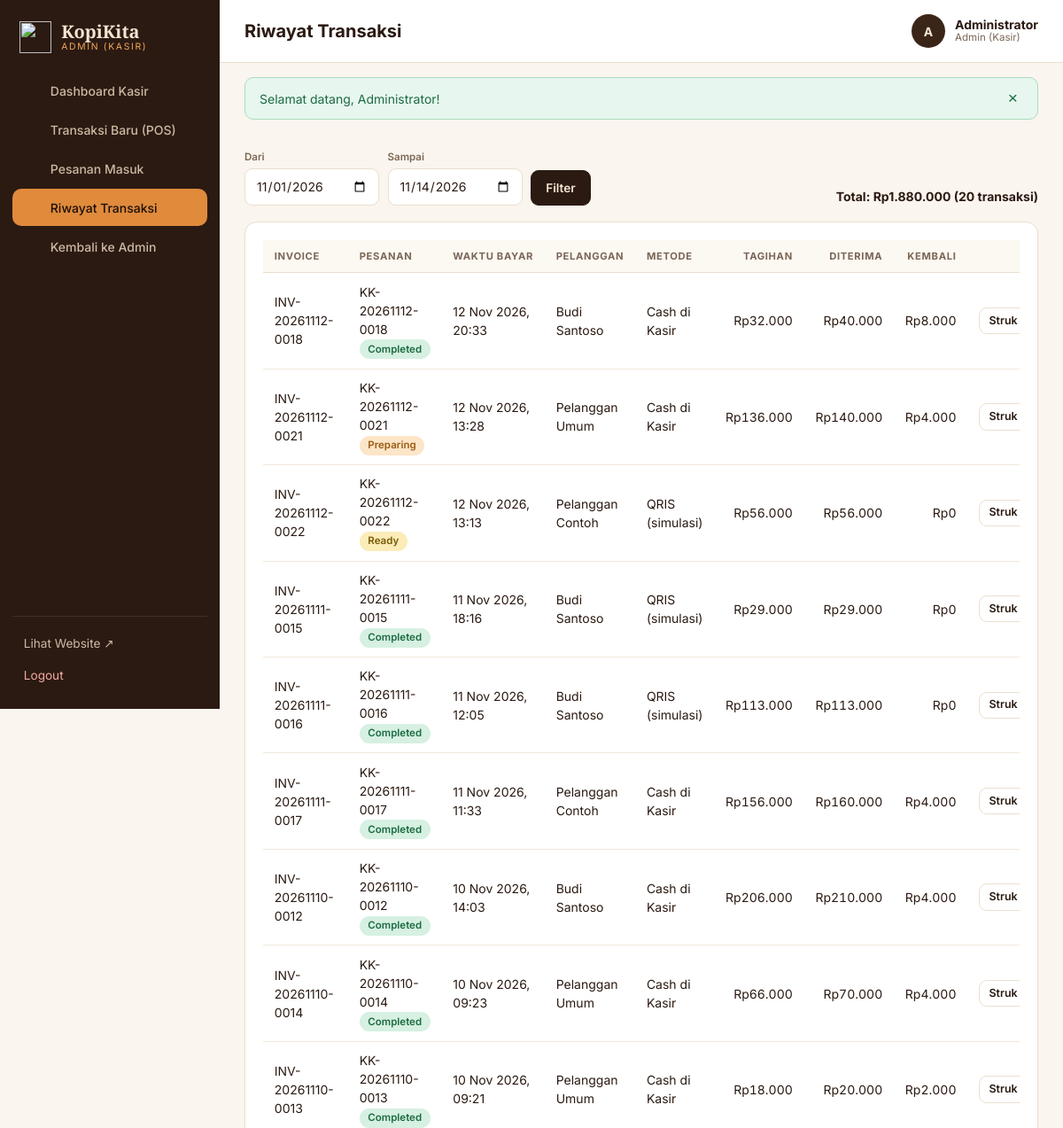
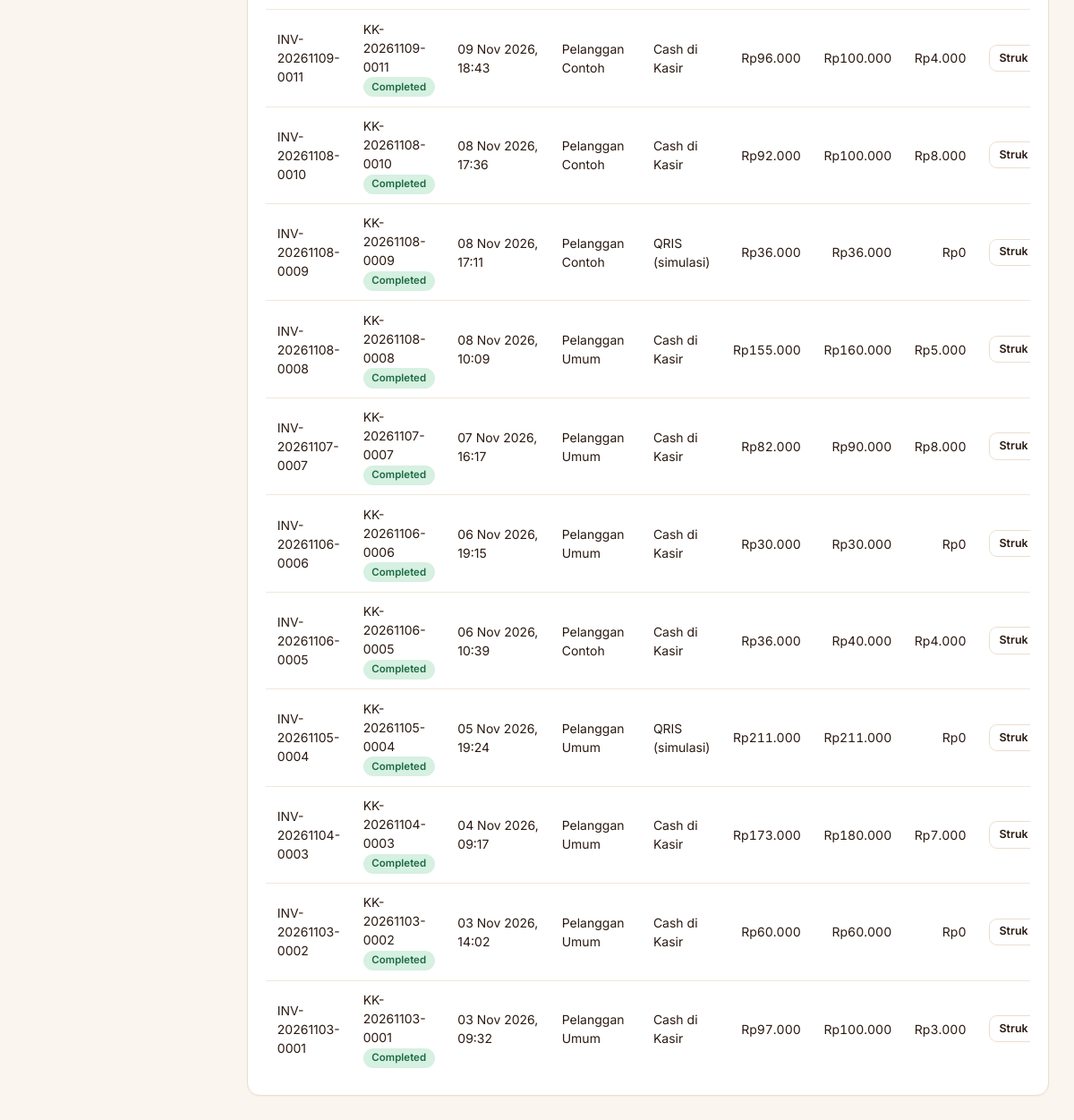
Screenshot of /cashier/transactions/index.php (signed in) with the database file from the repository (2 pictures, top to bottom).
### tables this page shows
CREATE TABLE orders (
  id BIGINT UNSIGNED NOT NULL AUTO_INCREMENT PRIMARY KEY,
  order_code VARCHAR(30) NOT NULL UNIQUE,
  customer_id BIGINT UNSIGNED NOT NULL,
  processed_by BIGINT UNSIGNED NULL,
  order_channel ENUM('online','cashier') NOT NULL DEFAULT 'online',
  order_type ENUM('dine_in','takeaway') NOT NULL,
  table_number VARCHAR(10) NULL,
  order_status ENUM('pending','confirmed','preparing','ready','completed','cancelled') NOT NULL DEFAULT 'pending',
  subtotal DECIMAL(12,2) NOT NULL,
  discount_amount DECIMAL(12,2) NOT NULL DEFAULT 0,
  total_amount DECIMAL(12,2) NOT NULL,
  notes TEXT NULL,
  cancel_reason VARCHAR(255) NULL,
  stock_deducted TINYINT(1) NOT NULL DEFAULT 0,
  ordered_at DATETIME NOT NULL DEFAULT CURRENT_TIMESTAMP,
  completed_at DATETIME NULL,
  updated_at DATETIME NOT NULL DEFAULT CURRENT_TIMESTAMP ON UPDATE CURRENT_TIMESTAMP,
  INDEX idx_orders_status (order_status),
  INDEX idx_orders_ordered_at (ordered_at),
  CONSTRAINT fk_orders_customer FOREIGN KEY (customer_id) REFERENCES customers(id) ON UPDATE CASCADE,
  CONSTRAINT fk_orders_processed FOREIGN KEY (processed_by) REFERENCES users(id) ON DELETE SET NULL ON UPDATE CASCADE
);

CREATE TABLE sales (
  id BIGINT UNSIGNED NOT NULL AUTO_INCREMENT PRIMARY KEY,
  order_id BIGINT UNSIGNED NOT NULL UNIQUE,
  invoice_number VARCHAR(30) NOT NULL UNIQUE,
  cashier_id BIGINT UNSIGNED NULL,
  payment_method ENUM('cash','qris','bank_transfer') NOT NULL,
  amount_due DECIMAL(12,2) NOT NULL,
  amount_paid DECIMAL(12,2) NOT NULL DEFAULT 0,
  change_amount DECIMAL(12,2) NOT NULL DEFAULT 0,
  payment_status ENUM('pending','paid','failed','refunded') NOT NULL DEFAULT 'pending',
  reference_number VARCHAR(100) NULL,
  paid_at DATETIME NULL,
  created_at DATETIME NOT NULL DEFAULT CURRENT_TIMESTAMP,
  updated_at DATETIME NOT NULL DEFAULT CURRENT_TIMESTAMP ON UPDATE CURRENT_TIMESTAMP,
  INDEX idx_sales_status (payment_status),
  CONSTRAINT fk_sales_order FOREIGN KEY (order_id) REFERENCES orders(id) ON DELETE CASCADE ON UPDATE CASCADE,
  CONSTRAINT fk_sales_cashier FOREIGN KEY (cashier_id) REFERENCES users(id) ON DELETE SET NULL ON UPDATE CASCADE
);

CREATE TABLE customers (
  id BIGINT UNSIGNED NOT NULL AUTO_INCREMENT PRIMARY KEY,
  user_id BIGINT UNSIGNED NULL UNIQUE,
  name VARCHAR(100) NOT NULL,
  phone VARCHAR(25) NULL,
  email VARCHAR(150) NULL,
  address TEXT NULL,
  created_at DATETIME NOT NULL DEFAULT CURRENT_TIMESTAMP,
  updated_at DATETIME NOT NULL DEFAULT CURRENT_TIMESTAMP ON UPDATE CURRENT_TIMESTAMP,
  CONSTRAINT fk_customers_user FOREIGN KEY (user_id) REFERENCES users(id) ON DELETE SET NULL ON UPDATE CASCADE
);

### includes/cashier-header.php (called while the page is built, shortened)
<?php
require_once __DIR__ . '/auth.php';
require_once __DIR__ . '/panel.php';
function cashier_start(string $title, string $active, string $extraHead = ''): void
{
    $nav = [
        'dashboard' => ['Dashboard Kasir', 'cashier/index.php', ico('home')],
        'pos' => ['Transaksi Baru (POS)', 'cashier/pos.php', ico('pos')],
        'orders' => ['Pesanan Masuk', 'cashier/orders/index.php', ico('bag')],
        'transactions' => ['Riwayat Transaksi', 'cashier/transactions/index.php', ico('list')],
    ];
    if (user_role() === 'admin') $nav['admin'] = ['Kembali ke Admin', 'admin/index.php', ico('chart')];
    panel_start($title, $active, $nav, user_role() === 'admin' ? 'Admin (Kasir)' : 'Kasir', $extraHead);
}

### config/database.php (called while the page is built)
<?php
function db(): PDO
{
    static $pdo = null;
    if ($pdo instanceof PDO) {
        return $pdo;
    }
    $host = getenv('KK_DB_HOST') ?: 'localhost';
    $name = getenv('KK_DB_NAME') ?: 'kopikita_db';
    $user = getenv('KK_DB_USER') ?: 'root';
    $pass = getenv('KK_DB_PASS') !== false ? getenv('KK_DB_PASS') : '';
    try {
        $pdo = new PDO("mysql:host=$host;dbname=$name;charset=utf8mb4", $user, $pass, [
            PDO::ATTR_ERRMODE            => PDO::ERRMODE_EXCEPTION,
            PDO::ATTR_DEFAULT_FETCH_MODE => PDO::FETCH_ASSOC,
            PDO::ATTR_EMULATE_PREPARES   => false,
        ]);
        $pdo->exec("SET time_zone = '" . date('P') . "'");
    } catch (PDOException $e) {
        http_response_code(500);
        exit('<h2 style="font-family:sans-serif">Koneksi database gagal.</h2><p style="font-family:sans-serif">Pastikan MySQL di XAMPP aktif dan database <b>kopikita_db</b> sudah diimpor (database/kopikita_db.sql).</p>');
    }
    return $pdo;
}

### cashier/transactions/index.php (the view, shortened to what this page needs)
<?php
require_once __DIR__ . '/../../includes/cashier-header.php';
[$from, $to] = date_range();
$mine = user_role() === 'cashier'; $a = [$from, $to]; $w = '';
$st = db()->prepare("SELECT o.id, o.order_code, o.order_status, o.total_amount, s.* , c.name customer_name FROM orders o JOIN sales s ON s.order_id = o.id JOIN customers c ON c.id = o.customer_id WHERE s.payment_status = 'paid' AND DATE(s.paid_at) BETWEEN ? AND ? $w ORDER BY s.paid_at DESC");
$st->execute($a); $rows = $st->fetchAll();
$sum = array_sum(array_map(fn($r) => $r['order_status'] === 'cancelled' ? 0 : (float)$r['amount_due'], $rows));
cashier_start('Riwayat Transaksi', 'transactions');
?>
<form class="page-actions filter" method="get"><div style="display:flex;gap:.6rem;align-items:flex-end;flex-wrap:wrap"><div class="fg"><label>Dari</label><input class="input" type="date" name="from" value="<?= e($from) ?>"></div><div class="fg"><label>Sampai</label><input class="input" type="date" name="to" value="<?= e($to) ?>"></div><button class="btn btn-dark">Filter</button></div><b>Total: <?= rupiah($sum) ?> (<?= count($rows) ?> transaksi)</b></form>
<div class="card"><div class="table-wrap"><table><thead><tr><th>Invoice</th><th>Pesanan</th><th>Waktu bayar</th><th>Pelanggan</th><th>Metode</th><th class="num">Tagihan</th><th class="num">Diterima</th><th class="num">Kembali</th><th></th></tr></thead><tbody>
<?php foreach ($rows as $r): ?><tr><td><?= e($r['invoice_number']) ?></td><td><?= e($r['order_code']) ?> <?= status_badge($r['order_status']) ?></td><td><?= fmt_date($r['paid_at']) ?></td><td><?= e($r['customer_name']) ?></td><td><?= e(PAYMENT_METHODS[$r['payment_method']] ?? '') ?></td><td class="num"><?= rupiah($r['amount_due']) ?></td><td class="num"><?= rupiah($r['amount_paid']) ?></td><td class="num"><?= rupiah($r['change_amount']) ?></td><td><a class="btn btn-sm" target="_blank" href="../receipt.php?id=<?= (int)$r['order_id'] ?>">Struk</a></td></tr><?php endforeach; ?>
<?php if (!$rows): ?><tr><td colspan="9" class="empty">Tidak ada transaksi.</td></tr><?php endif; ?></tbody></table></div></div>

### includes/functions.php (shortened to what this page needs)
<?php
require_once __DIR__ . '/../config/database.php';
function e(mixed $v): string { return htmlspecialchars((string)$v, ENT_QUOTES, 'UTF-8'); }
function rupiah(int|float|string|null $n): string { return 'Rp' . number_format((float)$n, 0, ',', '.'); }
function fmt_date(?string $d, bool $time = true): string
{
    return date($time ? 'd M Y, H:i' : 'd M Y', strtotime($d));
}
function flash_render(): string
{
    $h = '';
    foreach ($_SESSION['flash'] as $f) {
        $h .= '<div class="alert alert-' . e($f['type']) . '" role="alert">' . e($f['msg']) . '<button type="button" class="alert-x" aria-label="Tutup">&times;</button></div>';
    }
    return '<div class="flash-wrap">' . $h . '</div>';
}
function status_badge(string $s): string
{
    $label = ORDER_STATUSES[$s][0] ?? $s;
    return '<span class="badge st-' . e($s) . '">' . e($label) . '</span>';
}
function date_range(): array
{
    $from = $_GET['from'] ?? date('Y-m-d', strtotime('-13 days'));
    $to = $_GET['to'] ?? date('Y-m-d');
    return [$from, $to];
}

### assets/css/admin.css (style rules this page uses)
:root { --espresso:#1A0F0A;--roast:#2B1A12;--mocha:#3B2519;--brown:#6F4E37;--cream:#F3E6D3;--bg:#FAF5EE;--card:#fff;--line:#EADFCF;--ink:#2B1A12;--muted:#7a6656;--orange:#E08A3C;--caramel:#F2A65A;--success:#2e9e63;--warning:#e0a021;--danger:#d44a37;--info:#3d7cb8;--radius:14px }
* { box-sizing:border-box }
body.panel { margin:0;font-family:'Inter',system-ui,sans-serif;background:var(--bg);color:var(--ink);font-size:14px;line-height:1.5;display:flex;min-height:100vh }
a { color:inherit;text-decoration:none }
.flash-wrap { padding:16px 28px 0 }
.alert { display:flex;justify-content:space-between;align-items:center;padding:.7rem 1rem;border-radius:10px;margin-bottom:.5rem;border:1px solid }
.alert-success { background:#e7f6ee;border-color:#a8dcc0;color:#1c6b43 }
.alert-x { background:none;border:0;font-size:1.2rem;cursor:pointer;color:inherit }
.card { background:var(--card);border:1px solid var(--line);border-radius:var(--radius);padding:20px;box-shadow:0 1px 2px rgba(43,26,18,.04) }
.page-actions { display:flex;justify-content:space-between;align-items:center;gap:1rem;flex-wrap:wrap;margin-bottom:18px }
.filter { display:flex;gap:.6rem;flex-wrap:wrap;align-items:flex-end }
.filter .fg { display:flex;flex-direction:column;gap:3px }
.filter label { font-size:.72rem;color:var(--muted);font-weight:600 }
.btn { display:inline-flex;align-items:center;gap:.4rem;padding:.55rem 1rem;border-radius:9px;border:1px solid var(--line);background:#fff;color:var(--ink);font:inherit;font-weight:600;font-size:.85rem;cursor:pointer;transition:.15s }
.btn-dark { background:var(--roast);color:var(--cream);border-color:var(--roast) }
.btn-sm { padding:.3rem .65rem;font-size:.78rem }
.input { width:100%;padding:.55rem .75rem;border:1px solid var(--line);border-radius:9px;font:inherit;background:#fff;color:var(--ink) }
.table-wrap { overflow-x:auto }
table { width:100%;border-collapse:collapse }
th { text-align:left;font-size:.7rem;text-transform:uppercase;letter-spacing:.06em;color:var(--muted);padding:.6rem .8rem;border-bottom:1px solid var(--line);white-space:nowrap;background:#fcf8f2 }
td { padding:.65rem .8rem;border-bottom:1px solid #f1e8da;vertical-align:middle }
tr:last-child td { border-bottom:0 }
.num { text-align:right;font-variant-numeric:tabular-nums }
.badge { display:inline-block;padding:.15rem .6rem;border-radius:999px;font-size:.72rem;font-weight:600;background:#e8e0d4;color:#5a4a3a;white-space:nowrap }
.st-preparing { background:#fde5c8;color:#9a5a10 }
.st-ready { background:#fbecb8;color:#7a5a05 }
.st-completed { background:#d6f0e1;color:#1c6b43 }

### rows the page displays
orders: sales.invoice_number "INV-20261112-0018", order_code "KK-20261112-0018", order_status "Completed", sales.paid_at "12 Nov 2026, 20:33", customer.name "Budi Santoso", sales.payment_method "Cash di Kasir", sales.amount_due "Rp32.000", sales.amount_paid "Rp40.000", sales.change_amount "Rp8.000"
orders: sales.invoice_number "INV-20261112-0021", order_code "KK-20261112-0021", order_status "Preparing", sales.paid_at "12 Nov 2026, 13:28", customer.name "Pelanggan Umum", sales.payment_method "Cash di Kasir", sales.amount_due "Rp136.000", sales.amount_paid "Rp140.000", sales.change_amount "Rp4.000"
orders: sales.invoice_number "INV-20261112-0022", order_code "KK-20261112-0022", order_status "Ready", sales.paid_at "12 Nov 2026, 13:13", customer.name "Pelanggan Contoh", sales.payment_method "QRIS (simulasi)", sales.amount_due "Rp56.000", sales.amount_paid "Rp56.000", sales.change_amount "Rp0"
orders: sales.invoice_number "INV-20261111-0015", order_code "KK-20261111-0015", order_status "Completed", sales.paid_at "11 Nov 2026, 18:16", customer.name "Budi Santoso", sales.payment_method "QRIS (simulasi)", sales.amount_due "Rp29.000", sales.amount_paid "Rp29.000", sales.change_amount "Rp0"
orders: sales.invoice_number "INV-20261111-0016", order_code "KK-20261111-0016", order_status "Completed", sales.paid_at "11 Nov 2026, 12:05", customer.name "Budi Santoso", sales.payment_method "QRIS (simulasi)", sales.amount_due "Rp113.000", sales.amount_paid "Rp113.000", sales.change_amount "Rp0"
orders: sales.invoice_number "INV-20261111-0017", order_code "KK-20261111-0017", order_status "Completed", sales.paid_at "11 Nov 2026, 11:33", customer.name "Pelanggan Contoh", sales.payment_method "Cash di Kasir", sales.amount_due "Rp156.000", sales.amount_paid "Rp160.000", sales.change_amount "Rp4.000"
orders: sales.invoice_number "INV-20261110-0012", order_code "KK-20261110-0012", order_status "Completed", sales.paid_at "10 Nov 2026, 14:03", customer.name "Budi Santoso", sales.payment_method "Cash di Kasir", sales.amount_due "Rp206.000", sales.amount_paid "Rp210.000", sales.change_amount "Rp4.000"
orders: sales.invoice_number "INV-20261110-0014", order_code "KK-20261110-0014", order_status "Completed", sales.paid_at "10 Nov 2026, 09:23", customer.name "Pelanggan Umum", sales.payment_method "Cash di Kasir", sales.amount_due "Rp66.000", sales.amount_paid "Rp70.000", sales.change_amount "Rp4.000"
orders: sales.invoice_number "INV-20261110-0013", order_code "KK-20261110-0013", order_status "Completed", sales.paid_at "10 Nov 2026, 09:21", customer.name "Pelanggan Umum", sales.payment_method "Cash di Kasir", sales.amount_due "Rp18.000", sales.amount_paid "Rp20.000", sales.change_amount "Rp2.000"
orders: sales.invoice_number "INV-20261109-0011", order_code "KK-20261109-0011", order_status "Completed", sales.paid_at "09 Nov 2026, 18:43", customer.name "Pelanggan Contoh", sales.payment_method "Cash di Kasir", sales.amount_due "Rp96.000", sales.amount_paid "Rp100.000", sales.change_amount "Rp4.000"
orders: sales.invoice_number "INV-20261108-0010", order_code "KK-20261108-0010", order_status "Completed", sales.paid_at "08 Nov 2026, 17:36", customer.name "Pelanggan Contoh", sales.payment_method "Cash di Kasir", sales.amount_due "Rp92.000", sales.amount_paid "Rp100.000", sales.change_amount "Rp8.000"
orders: sales.invoice_number "INV-20261108-0009", order_code "KK-20261108-0009", order_status "Completed", sales.paid_at "08 Nov 2026, 17:11", customer.name "Pelanggan Contoh", sales.payment_method "QRIS (simulasi)", sales.amount_due "Rp36.000", sales.amount_paid "Rp36.000", sales.change_amount "Rp0"
orders: sales.invoice_number "INV-20261108-0008", order_code "KK-20261108-0008", order_status "Completed", sales.paid_at "08 Nov 2026, 10:09", customer.name "Pelanggan Umum", sales.payment_method "Cash di Kasir", sales.amount_due "Rp155.000", sales.amount_paid "Rp160.000", sales.change_amount "Rp5.000"
orders: sales.invoice_number "INV-20261107-0007", order_code "KK-20261107-0007", order_status "Completed", sales.paid_at "07 Nov 2026, 16:17", customer.name "Pelanggan Umum", sales.payment_method "Cash di Kasir", sales.amount_due "Rp82.000", sales.amount_paid "Rp90.000", sales.change_amount "Rp8.000"
orders: sales.invoice_number "INV-20261106-0006", order_code "KK-20261106-0006", order_status "Completed", sales.paid_at "06 Nov 2026, 19:15", customer.name "Pelanggan Umum", sales.payment_method "Cash di Kasir", sales.amount_due "Rp30.000", sales.amount_paid "Rp30.000", sales.change_amount "Rp0"
orders: sales.invoice_number "INV-20261106-0005", order_code "KK-20261106-0005", order_status "Completed", sales.paid_at "06 Nov 2026, 10:39", customer.name "Pelanggan Contoh", sales.payment_method "Cash di Kasir", sales.amount_due "Rp36.000", sales.amount_paid "Rp40.000", sales.change_amount "Rp4.000"
orders: sales.invoice_number "INV-20261105-0004", order_code "KK-20261105-0004", order_status "Completed", sales.paid_at "05 Nov 2026, 19:24", customer.name "Pelanggan Umum", sales.payment_method "QRIS (simulasi)", sales.amount_due "Rp211.000", sales.amount_paid "Rp211.000", sales.change_amount "Rp0"
orders: sales.invoice_number "INV-20261104-0003", order_code "KK-20261104-0003", order_status "Completed", sales.paid_at "04 Nov 2026, 09:17", customer.name "Pelanggan Umum", sales.payment_method "Cash di Kasir", sales.amount_due "Rp173.000", sales.amount_paid "Rp180.000", sales.change_amount "Rp7.000"
orders: sales.invoice_number "INV-20261103-0002", order_code "KK-20261103-0002", order_status "Completed", sales.paid_at "03 Nov 2026, 14:02", customer.name "Pelanggan Umum", sales.payment_method "Cash di Kasir", sales.amount_due "Rp60.000", sales.amount_paid "Rp60.000", sales.change_amount "Rp0"
orders: sales.invoice_number "INV-20261103-0001", order_code "KK-20261103-0001", order_status "Completed", sales.paid_at "03 Nov 2026, 09:32", customer.name "Pelanggan Umum", sales.payment_method "Cash di Kasir", sales.amount_due "Rp97.000", sales.amount_paid "Rp100.000", sales.change_amount "Rp3.000"

### other values shown
$roleLabel "ADMIN (KASIR)"
$label "Dashboard Kasir"
$label "Transaksi Baru (POS)"
$label "Pesanan Masuk"
$label "Riwayat Transaksi"
$label "Kembali ke Admin"
$title "Riwayat Transaksi"
mb_strtoupper(mb_substr($u['name'], 0, 1)) "A"
$u['name'] "Administrator"
$roleLabel "Admin (Kasir)"
$f['msg'] "Selamat datang, Administrator!"
rupiah($sum) "Rp1.880.000"
count($rows) "20"
